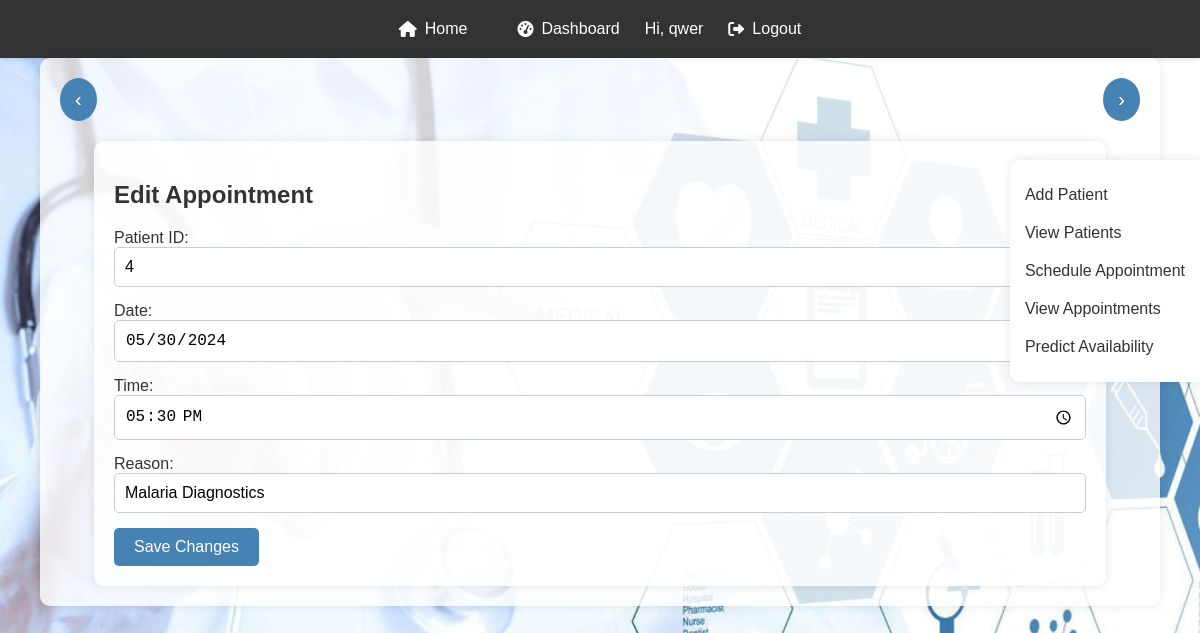
The page /edit_appointment/1 (signed in) on the database its author committed.
### models.py (models this page shows)
class User(UserMixin, db.Model):
    id = db.Column(db.Integer, primary_key=True)
    username = db.Column(db.String(150), unique=True, nullable=False)
    password = db.Column(db.String(150), nullable=False)

class Appointment(db.Model):
    id = db.Column(db.Integer, primary_key=True)
    patient_id = db.Column(db.Integer, db.ForeignKey('patient.id'), nullable=False)
    date = db.Column(db.Date, nullable=False)
    time = db.Column(db.Time, nullable=False)
    reason = db.Column(db.String(200), nullable=False)
    patient = db.relationship('Patient', backref=db.backref('appointments', lazy=True))

### app.py (the view)
@app.route('/edit_appointment/<int:id>', methods=['GET', 'POST'])
@login_required
def edit_appointment(id):
    appointment = Appointment.query.get_or_404(id)
    form = AppointmentForm(obj=appointment)
    if form.validate_on_submit():
        form.populate_obj(appointment)
        db.session.commit()
        flash('Appointment details have been updated!', 'success')
        return redirect(url_for('view_appointments'))
    elif request.method == 'GET':
        form.patient_id.data = appointment.patient_id
        form.date.data = appointment.date
        form.time.data = appointment.time
        form.reason.data = appointment.reason
    return render_template('edit_appointment.html', title='Edit Appointment', form=form)

### forms.py
class AppointmentForm(FlaskForm):
    patient_id = IntegerField('Patient ID', validators=[DataRequired()])
    date = DateField('Date', validators=[DataRequired()], format='%Y-%m-%d')
    time = TimeField('Time', validators=[DataRequired()])
    reason = StringField('Reason', validators=[DataRequired(), Length(min=5, max=200)])
    submit = SubmitField('Schedule Appointment')

### app.py (called while the page is built)
@login_manager.user_loader
def load_user(user_id):
    return User.query.get(int(user_id))

### templates/edit_appointment.html (shortened to what this page needs)
{% extends 'base.html' %}
{% block content %}
<div class="navigation-buttons">
    <a href="#" class="previous round" onclick="goBack()">&#8249;</a>
    <a href="#" class="next round" onclick="goForward()">&#8250;</a>
</div>
<div class="container">
    <h2>Edit Appointment</h2>
    <form method="POST">
        <div class="form-group">
            {{ form.patient_id.label }}:
            {{ form.patient_id(class="form-control") }}
        </div>
        <div class="form-group">
            {{ form.date.label }}:
            {{ form.date(class="form-control") }}
        </div>
        <div class="form-group">
            {{ form.time.label }}:
            {{ form.time(class="form-control") }}
        </div>
        <div class="form-group">
            {{ form.reason.label }}:
            {{ form.reason(class="form-control") }}
        </div>
        <button type="submit" class="btn btn-primary">Save Changes</button>
    </form>
</div>
<div class="mini-nav">
    <ul>
        <li><a href="{{ url_for('add_patient') }}">Add Patient</a></li>
        <li><a href="{{ url_for('view_patients') }}">View Patients</a></li>
        <li><a href="{{ url_for('add_appointment') }}">Schedule Appointment</a></li>
        <li><a href="{{ url_for('view_appointments') }}">View Appointments</a></li>
        <li><a href="{{ url_for('predictions') }}">Predict Availability</a></li>
    </ul>
</div>
{% endblock %}

### templates/base.html (shortened to what this page needs)
<!doctype html>
<html lang="en">
<head>
    <link rel="stylesheet" href="{{ url_for('static', filename='styles.css') }}">
    <link rel="stylesheet" href="https://cdnjs.cloudflare.com/ajax/libs/font-awesome/6.0.0-beta3/css/all.min.css">
</head>
<body>
    <nav>
        <a href="{{ url_for('home') }}"><i class="fas fa-home"></i> Home</a>
        {% if current_user.is_authenticated %}
            <a href="{{ url_for('dashboard') }}"><i class="fas fa-tachometer-alt"></i> Dashboard</a>
            <span>Hi, {{ current_user.username }}</span>
            <a href="{{ url_for('logout') }}"><i class="fas fa-sign-out-alt"></i> Logout</a>
        {% else %}
            <a href="{{ url_for('login') }}"><i class="fas fa-sign-in-alt"></i> Login</a>
            <a href="{{ url_for('register') }}"><i class="fas fa-user-plus"></i> Register</a>
        {% endif %}
    </nav>
    <div class="container">
        {% block content %}{% endblock %}
    </div>
</body>
</html>

### static/styles.css (style rules this page uses)
body { background-image: url('../static/hospital.jpeg'); background-size: cover; background-repeat: no-repeat; background-attachment: fixed; font-family: Arial, sans-serif; color: #333; margin: 0; padding: 0; }
nav { background-color: #333; color: #fff; padding: 10px 20px; display: flex; justify-content: center; align-items: center; box-shadow: 0 2px 4px rgba(0, 0, 0, 0.1); }
nav a { color: #fff; margin: 0 10px; text-decoration: none; font-size: 16px; transition: color 0.3s ease, background-color 0.3s ease, transform 0.3s ease; padding: 10px 15px; border-radius: 5px; display: flex; align-items: center; }
nav a i { margin-right: 8px; }
.container { width: 90%; max-width: 1200px; margin: auto; padding: 20px; background-color: rgba(255, 255, 255, 0.8); border-radius: 10px; box-shadow: 0 0 10px rgba(0, 0, 0, 0.1); }
a { text-decoration: none; display: inline-block; padding: 8px 16px; }
.previous { background-color: #f1f1f1; color: black; }
.next { background-color: #4682B4; color: white; }
.round { border-radius: 50%; }
.form-group { margin-bottom: 15px; }
.form-control { width: 100%; padding: 10px; font-size: 16px; border: 1px solid #ccc; border-radius: 5px; box-sizing: border-box; }
.form-control::placeholder { color: #aaa; }
.btn { display: inline-block; padding: 10px 20px; font-size: 16px; color: #fff; background-color: steelblue; border: none; border-radius: 5px; cursor: pointer; transition: background-color 0.3s ease; }
.navigation-buttons { display: flex; justify-content: space-between; margin-bottom: 20px; }
.navigation-buttons a { text-decoration: none; display: inline-block; padding: 10px 15px; font-size: 20px; border-radius: 50%; background-color: #f1f1f1; color: black; transition: background-color 0.3s ease, color 0.3s ease; }
.navigation-buttons .previous, .navigation-buttons .next { background-color: #4682B4; color: white; }
.mini-nav { position: fixed; top: 20%; right: 0; background-color: #fff; border-radius: 10px 0 0 10px; box-shadow: 0 0 10px rgba(0, 0, 0, 0.1); }
.mini-nav ul { list-style-type: none; padding: 0; }
.mini-nav li { margin: 0; }
.mini-nav a { display: block; padding: 10px 15px; color: #333; text-decoration: none; transition: background-color 0.3s ease; }

### rows shown on the page
User: username "qwer"
Appointment: patient_id "4", date "05/30/2024", time "17:30", reason "Malaria Diagnostics"
